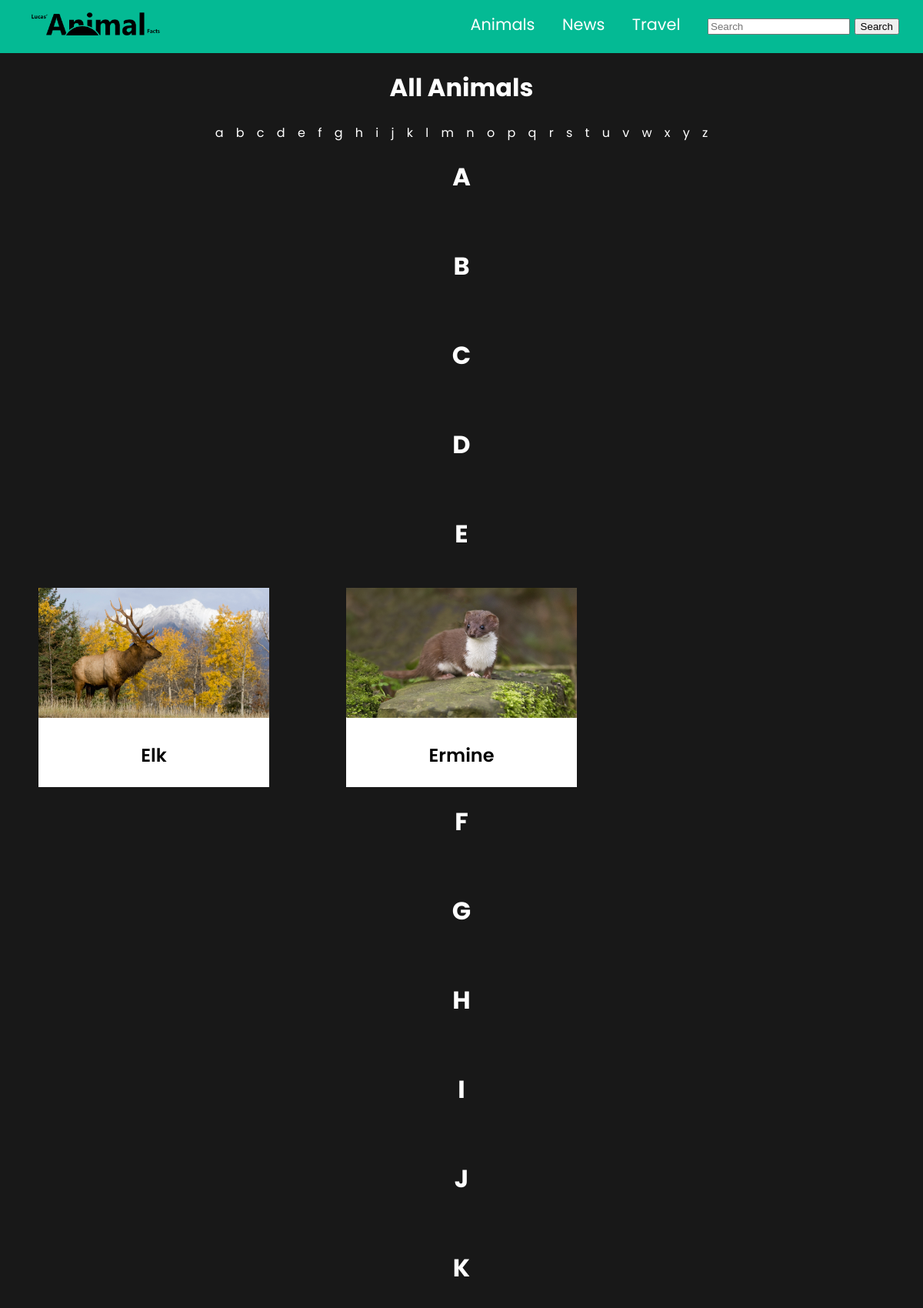
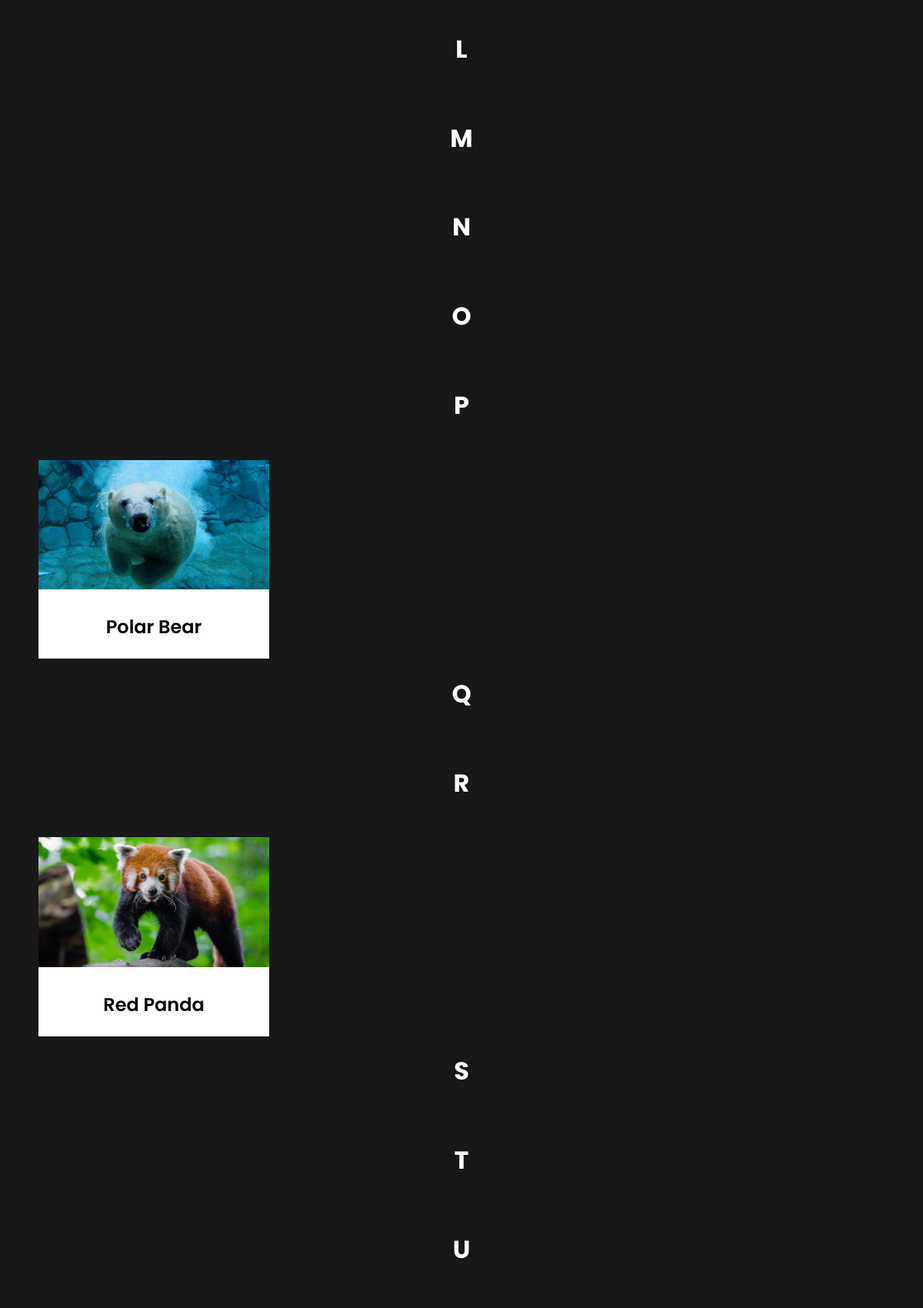
/animals/ (upper part), run on the app's committed database (2 pictures, top to bottom).
### animals/models.py (models this page shows, shortened)
class Animal(models.Model):
    name =          models.CharField(max_length=120)
    information =   models.TextField(blank=True, null=True)
    image =         models.ManyToManyField(AnimalPicture)
    date =          models.DateField()
    writer =        models.CharField(max_length=120)
    featured =      models.BooleanField(default=False)
    tags =          models.ManyToManyField(Tag)
    slug =          models.SlugField()
    common_name =           models.CharField(max_length=120)
    scientific_name =       models.CharField(max_length=120)
    animal_class =          models.CharField(max_length=120)
    diet =                  models.CharField(max_length=120)
    avg_life_span =         models.CharField(max_length=120)
    weight =                models.CharField(max_length=120)
    size =                  models.CharField(max_length=120)
    habitat =               models.CharField(max_length=120)
    cur_pop_trend =         models.CharField(max_length=120)
    def __str__(self):
        return f'{self.pk} - {self.name}'
    def get_absolute_url(self):
        return reverse('animals:animal_detail', kwargs={'slug': self.slug})

class AnimalPicture(models.Model):
    title =         models.CharField(max_length=120)
    description =   models.TextField(blank=True, null=True)
    image =         models.ImageField(upload_to=os.path.join('media'))

### animals/views.py (the view)
# urls.py: path('', AnimalListView.as_view(), name='animal_list'),
class AnimalListView(ListView):
    template_name = 'animal_list.html'
    queryset = Animal.objects.all()
    context_object_name = 'animals'
    alphabeticalized_animals = None
    def sort_animals(self):
        self.alphabeticalized_animals = []
        alphabet = 'abcdefghifklmnopqrstuvwxyz'
        for letter in alphabet:
            self.alphabeticalized_animals.append([])
        print(self.queryset)
        for animal in self.queryset:
            for index, x in enumerate(self.alphabeticalized_animals):
                print(f'{animal.name} - {alphabet[index]}')
                if animal.name.startswith(alphabet[index].upper()):
                    print('FOUND!')
                    x.append(animal)
        print(self.alphabeticalized_animals)
    def get_context_data(self, **kwargs):
        context = super().get_context_data(**kwargs)
        self.sort_animals()
        context['obj'] = self.alphabeticalized_animals
        self.alphabeticalized_animals.clear
        return context

### templates/animal_list.html (shortened to what this page needs)
{% extends 'Animal_Base.html' %}
{% load static %}
{% block content %}
    <span class="header-text"><h1>All Animals</h1></span>
    <span class="alphabet-container"><p><a href="#a">a</a> <a href="#b">b</a> <a href="#c">c</a> <a href="#d">d</a> <a href="#e">e</a> <a href="#f">f</a> <a href="#g">g</a> <a href="#h">h</a> <a href="#i">i</a> <a href="#j">j</a> <a href="#k">k</a> <a href="#l">l</a> <a href="#m">m</a> <a href="#n">n</a> <a href="#o">o</a> <a href="#p">p</a> <a href="#q">q</a> <a href="#r">r</a> <a href="#s">s</a> <a href="#t">t</a> <a href="#u">u</a> <a href="#v">v</a> <a href="#w">w</a> <a href="#x">x</a> <a href="#y">y</a> <a href="#z">z</a> </p></span>
    <div class="list-container">
        <h1 id="a">A</h1>
        <br>
        <h1 id="b">B</h1>
        <br>
        <h1 id="c">C</h1>
        <br>
        <h1 id="d">D</h1>
        <br>
        <h1 id="e">E</h1>
        <br>
        <div class="grid-container">
        {% for animal in obj.4 %}
                <a href="{{ animal.get_absolute_url }}">
                    <div class="animal-container">
                        <img src="{{ animal.image.all.first.image.url }}" alt="{{ animal.image.all.first.description }}">
                        <p>{{ animal.name }}</p>
                    </div>
                </a>
                {% endfor %}
            </div>
        <h1 id="f">F</h1>
        <br>
        <h1 id="g">G</h1>
        <br>
        <h1 id="h">H</h1>
        <br>
        <h1 id="i">I</h1>
        <br>
        <h1 id="j">J</h1>
        <br>
        <h1 id="k">K</h1>
        <br>
        <h1 id="l">L</h1>
        <br>
        <h1 id="m">M</h1>
        <br>
        <h1 id="n">N</h1>
        <br>
        <h1 id="o">O</h1>
        <br>
        <h1 id="p">P</h1>
        <br>
        <div class="grid-container">
            {% for animal in obj.15 %}
                <a href="{{ animal.get_absolute_url }}">
                    <div class="animal-container">
                        <img src="{{ animal.image.all.first.image.url }}" alt="{{ animal.image.all.first.description }}">
                        <p>{{ animal.name }}</p>
                    </div>
                </a>
            {% endfor %}
        </div>
        <h1 id="q">Q</h1>
        <br>
        <h1 id="r">R</h1>
        <br>
        <div class="grid-container">
            {% for animal in obj.17 %}
                <a href="{{ animal.get_absolute_url }}">
                    <div class="animal-container">
                        <img src="{{ animal.image.all.first.image.url }}" alt="{{ animal.image.all.first.description }}">
                        <p>{{ animal.name }}</p>
                    </div>
                </a>
            {% endfor %}
        </div>
        <h1 id="s">S</h1>
        <br>
        <h1 id="t">T</h1>
        <br>
        <h1 id="u">U</h1>
        <br>
        <br>
        <br>
        <br>
        <br>
        <br>
    </div>
{% endblock %}

### static/styles/navstyle.css (style rules this page uses)
:root { --background: rgba(0, 214, 170, .85); }
body { margin: 0; background-color: #181818; font-family: poppins; }

### static/styles/animal_list.css (style rules this page uses)
.list-container { text-align: center; color: white; }
.header-text { text-align: center; color: white; }
.alphabet-container { color: #D6D6D6; text-align: center; }
.alphabet-container a { color: white; text-decoration: none; margin: .5%; }
.grid-container { display: grid; grid-template-columns: repeat(3, 25%); grid-auto-rows: minmax(100%, 100%); justify-content: space-around; }
.animal-container { background-color: white; position: relative; display: inline-block; }
.animal-container img { width: 100%; }
.animal-container p { text-align: center; font-weight: 600; font-size: 1.5em; color: black; }

### data on the page
Animal: image.all.first.image (picture), name "Elk"
Animal: image.all.first.image (picture), name "Ermine"
Animal: image.all.first.image (picture), name "Polar Bear"
Animal: image.all.first.image (picture), name "Red Panda"
